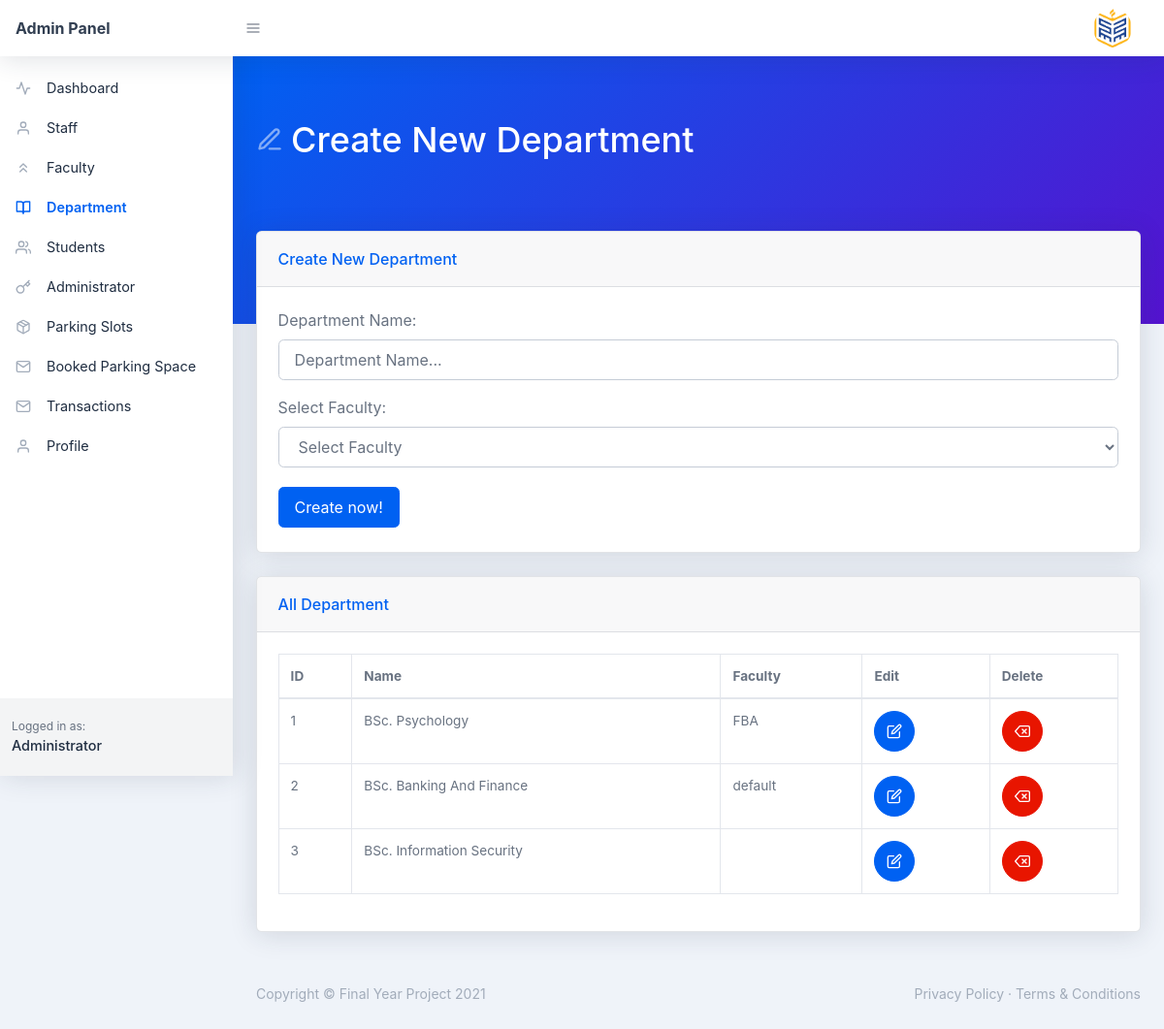
Before: /admin/department.php with the older database file.
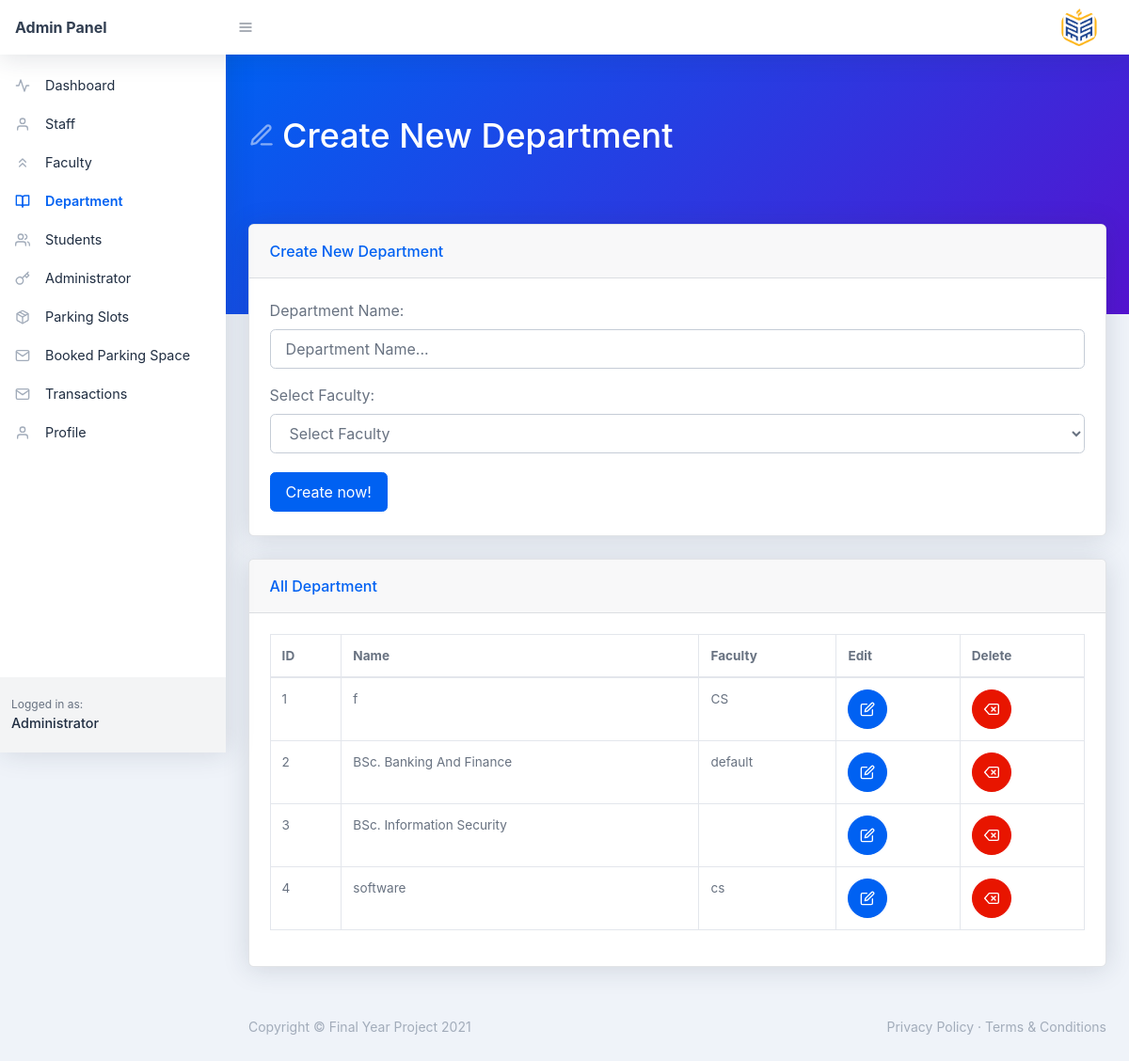
After: the same page with the newer database file.
### tables this page shows
CREATE TABLE `department` (
  `id` int(11) NOT NULL,
  `name` varchar(200) NOT NULL,
  `faculty` varchar(200) NOT NULL,
  `status` varchar(20) NOT NULL
);

### admin/department.php (the view, shortened to what this page needs)
<?php
include('header.php');
?>
<div id="layoutSidenav_content">
    <main>
        <div class="page-header pb-10 page-header-dark bg-gradient-primary-to-secondary">
            <div class="container-fluid">
                <div class="page-header-content">
                    <h1 class="page-header-title">
                        <div class="page-header-icon"><i data-feather="edit-3"></i></div>
                        <span>Create New Department</span>
                    </h1>
                </div>
            </div>
        </div>
        <div class="container-fluid mt-n10">
            <div class="card mb-4">
                <div class="card-header">Create New Department</div>
                <div class="card-body">
                    <form method="POST">
                        <div class="form-group">
                            <label for="user-name">Department Name:</label>
                            <input class="form-control" id="name" name="name" type="text" placeholder="Department Name..." />
                        </div>
                        <div class="form-group">
                            <label for="user-name">Select Faculty:</label>
                            <select name="faculty" id="faculty" class="form-control">
                                <option value="default" selected="true" disabled="disabled">Select Faculty</option>
                            </select>
                        </div>
                        <button class="btn btn-primary mr-2 my-1" type="submit" name="submit">Create now!</button>
                    </form>
                </div>
            </div>
        </div>
        <div class="container-fluid ">
            <div class="card mb-4">
                <div class="card-header">All Department</div>
                <div class="card-body">
                    <div class="datatable table-responsive">
                        <table class="table table-bordered table-hover" id="dataTable" width="100%" cellspacing="0">
                            <thead>
                                <tr>
                                    <th>ID</th>
                                    <th>Name </th>
                                    <th>Faculty </th>
                                    <th>Edit</th>
                                    <th>Delete</th>
                                </tr>
                            </thead>
                            <tbody>
                                <?php
                                $sql = "SELECT * FROM department";
                                $query = $conn->prepare($sql);
                                $query->execute();
                                $results = $query->fetchAll(PDO::FETCH_OBJ);
                                $rowCount = $query->rowCount();
                                if ($rowCount > 0) {
                                    foreach ($results as $results) {
                                ?>
                                        <tr>
                                            <td><?php echo htmlentities($results->id) ?></td>
                                            <td><?php echo htmlentities($results->name) ?></td>
                                            <td><?php echo htmlentities($results->faculty) ?></td>
                                            <td>
                                                <a class="btn btn-blue btn-icon" href="edit-department.php?id=<?php echo htmlentities($results->id); ?>"><i data-feather="edit"></i></a>
                                            </td>
                                            <td>
                                                <a class="btn btn-red btn-icon" href="#?id=<?php echo htmlentities($results->id); ?>"><i data-feather="delete"></i></a>
                                            </td>
                                        </tr>
                                <?php }
                                } ?>
                            </tbody>
                        </table>
                    </div>
                </div>
            </div>
        </div>
    </main>
    <?php include('footer.php') ?>
</div>
</div>
</body>

Changed rows visible on the page:
changed department id 1: name "BSc. Psychology" → "f"; faculty "FBA" → "CS"
added department: id "4", name "software", faculty "cs"
